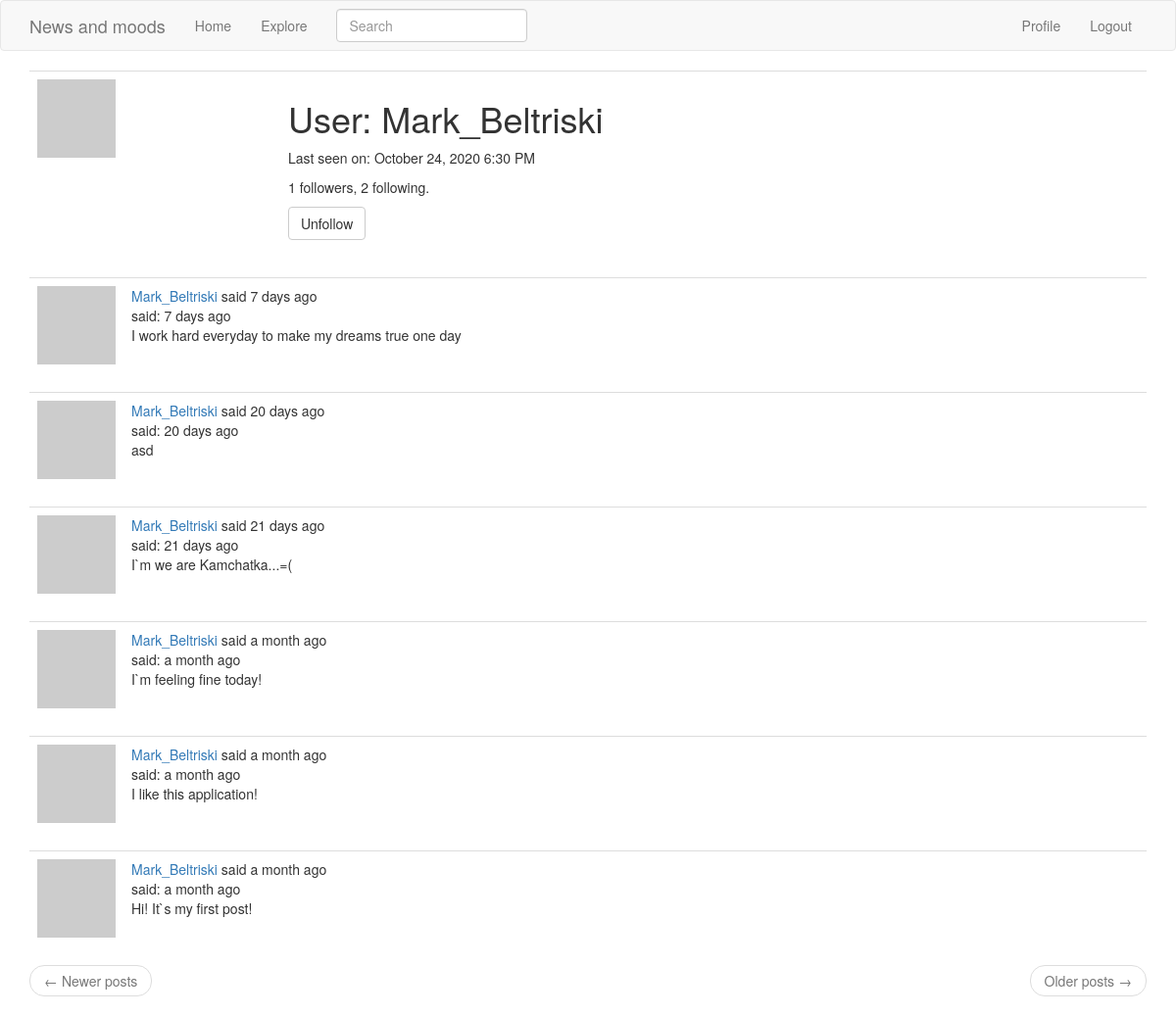
Screenshot of /user/Mark_Beltriski (signed in) with the database file from the repository.
### app/models.py (models this page shows, shortened)
class User(UserMixin, db.Model):
    id = db.Column(db.Integer, primary_key=True)
    username = db.Column(db.String(64), index=True, unique=True)
    email = db.Column(db.String(120), index=True, unique=True)
    password_hash = db.Column(db.String(128))
    posts = db.relationship('Post', backref='author', lazy='dynamic')
    about_me = db.Column(db.String(140))
    last_seen = db.Column(db.DateTime, default=datetime.utcnow)
    followed = db.relationship(
        'User', secondary=followers,
        primaryjoin=(followers.c.follower_id == id),
        secondaryjoin=(followers.c.followed_id == id),
        backref=db.backref('followers', lazy='dynamic'), lazy='dynamic')
    def avatar(self, size):
        digest = md5(self.email.lower().encode('utf-8')).hexdigest()
        return 'https://www.gravatar.com/avatar/{}?d=identicon&s={}'.format(
            digest, size)
    def is_following(self, user):
        return self.followed.filter(
            followers.c.followed_id == user.id).count() > 0

class SearchableMixin(object):
    @classmethod
    def before_commit(cls, session):
        session._changes = {
            'add': list(session.new),
            'update': list(session.dirty),
            'delete': list(session.deleted)
        }
    @classmethod
    def after_commit(cls, session):
        for obj in session._changes['add']:
            if isinstance(obj, SearchableMixin):
                add_to_index(obj.__tablename__, obj)
        for obj in session._changes['update']:
            if isinstance(obj, SearchableMixin):
                add_to_index(obj.__tablename__, obj)
        for obj in session._changes['delete']:
            if isinstance(obj, SearchableMixin):
                remove_from_index(obj.__tablename__, obj)
        session._changes = None

class Post(SearchableMixin, db.Model):
    __searchable__ = ['body']
    id = db.Column(db.Integer, primary_key=True)
    body = db.Column(db.String(140))
    timestamp = db.Column(db.DateTime, index=True, default=datetime.utcnow)
    user_id = db.Column(db.Integer, db.ForeignKey('user.id'))

### app/main/routes.py (the view)
@bp.route('/user/<username>')
@login_required
def user(username):
    user = User.query.filter_by(username=username).first_or_404()
    page = request.args.get('page', 1, type=int)
    posts = user.posts.order_by(Post.timestamp.desc()).paginate(
        page, current_app.config['POST_PER_PAGE'], False)
    next_url = url_for('main.user', username=user.username, page=posts.next_num) \
        if posts.has_next else None
    prev_url = url_for('main.user', username=user.username, page=posts.prev_num) \
        if posts.has_prev else None
    form = EmptyForm()
    return render_template('user.html', user=user, posts=posts.items,
                           next_url=next_url, prev_url=prev_url, form=form)

### app/main/forms.py
class SearchForm(FlaskForm):
    q = StringField('Search', validators=[DataRequired()])
    def __init__(self, *args, **kwargs):
        if 'formdata' not in kwargs:
            kwargs['formdata'] = request.args
        if 'csrf_enabled' not in kwargs:
            kwargs['csrf_enabled'] = False
        super(SearchForm, self).__init__(*args, **kwargs)

class EmptyForm(FlaskForm):
    submit = SubmitField('Submit')

### app/main/routes.py (called while the page is built)
@bp.before_request
def before_request():
    if current_user.is_authenticated:
        current_user.last_seen = datetime.utcnow()
        db.session.commit()

@bp.before_request
def before_request():
    if current_user.is_authenticated:
        current_user.last_seen = datetime.utcnow()
        db.session.commit()
        g.search_form = SearchForm()
    g.locale = str(get_locale())

### app/models.py (called while the page is built)
@login.user_loader
def load_user(id):
    return User.query.get(int(id))

### app/templates/user.html (shortened to what this page needs)
{% extends "base.html" %}
{% block app_content %}
    <table class="table table-hover">
        <tr>
            <td width="256px"><img src="{{ user.avatar(256) }}"></td>
            <td>
                <h1>User: {{ user.username }}</h1>
                {% if user.last_seen %}<p>Last seen on: {{ moment(user.last_seen).format('LLL') }}</p>
                {% endif %}
                <p>{{ user.followers.count() }} followers, {{ user.followed.count() }} following.</p>
                {% if user == current_user %}
                <p><a href="{{ url_for('main.edit_profile') }}">Edit your profile</a></p>
                {% else %}
                <p>
                    <form action="{{ url_for('main.unfollow', username=user.username) }}" method="post">
                        {{ form.submit(value='Unfollow', class_='btn btn-default') }}
                    </form>
                </p>
                {% endif %}
            </td>
        </tr>
    </table>
    {% for post in posts %}
        {% include '_post.html' %}
    {% endfor %}
    <nav aria-label="...">
        <ul class="pager">
            <li class="previous{% if not prev_url %} disabled{% endif %}">
                <a href="{{ prev_url or '#' }}">
                    <span aria-hidden="true">&larr;</span> Newer posts
                </a>
            </li>
            <li class="next{% if not next_url %} disabled{% endif %}">
                <a href="{{ next_url or '#' }}">
                    Older posts <span aria-hidden="true">&rarr;</span>
                </a>
            </li>
        </ul>
    </nav>
{% endblock %}

### app/templates/_post.html (shortened to what this page needs)
<table class="table table-hover">
    <tr>
        <td width="70px">
            <a href="{{ url_for('main.user', username=post.author.username) }}">
                <img src="{{ post.author.avatar(70) }}" />
            </a>
        </td>
        <td>
            {{ user_link }} said {{ moment(post.timestamp).fromNow() }}
            <br>
            said: {{ moment(post.timestamp).fromNow() }}
            <br>
            {{ post.body }}
        </td>
    </tr>
</table>

### rows the page displays
User: username "Mark_Beltriski", last_seen "October 24, 2020 6:30 PM"
Post: user_link "Mark_Beltriski", timestamp "7 days ago", body "I work hard everyday to make my dreams true one day"
Post: user_link "Mark_Beltriski", timestamp "20 days ago", body "asd"
Post: user_link "Mark_Beltriski", timestamp "21 days ago", body "I`m we are Kamchatka...=("
Post: user_link "Mark_Beltriski", timestamp "a month ago", body "I`m feeling fine today!"
Post: user_link "Mark_Beltriski", timestamp "a month ago", body "I like this application!"
Post: user_link "Mark_Beltriski", timestamp "a month ago", body "Hi! It`s my first post!"

### other values shown
{{ user.followers.count() }} "1"
{{ user.followed.count() }} "2"
